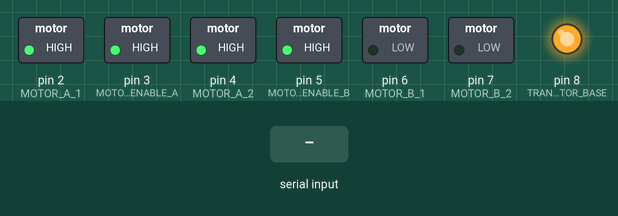
Simulated run of this sketch. Board: Arduino Uno, built with avr-gcc and run on an emulated ATmega328P. On the bench: switched loads named in the sketch (green lamp = pin HIGH), output pins drawn as LEDs (lit = HIGH). Inputs (shaded band) come from the test bench. What the sketch prints to the serial monitor is not drawn.

Above: at 1.2 s.
1.3 s: "90,45\n" received over Serial
At 2.0 s:
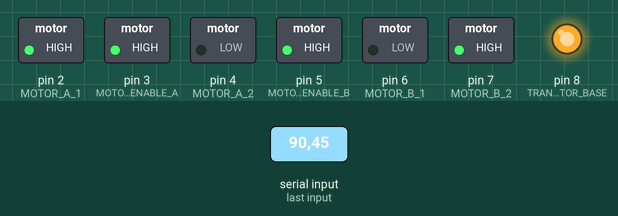
At 3.6 s:
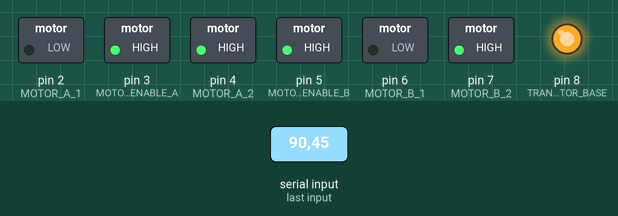
4.3 s: "90,45,200\n" received over Serial
At 6.3 s:
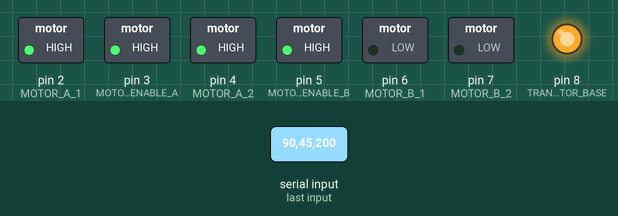
Timing chart, 0 to 7.8 s (numbered marks = the images above; inputs shaded):
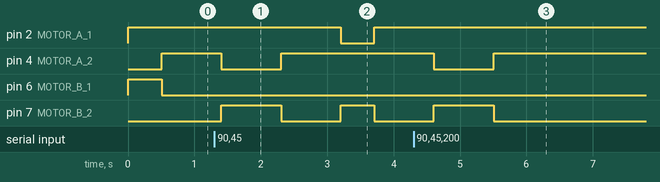

Measured:
- after the input at 1.3 s, pin 2 (MOTOR_A_1): HIGH → LOW after 1.9 s, → HIGH 0.50 s later; pin 4 (MOTOR_A_2): goes on until 2.3 s, then stays HIGH; pin 6 (MOTOR_B_1): stays LOW (without the input it goes to HIGH after 1.9 s)
- after the input at 4.3 s, pin 2 (MOTOR_A_1): stops changing and stays HIGH; pin 4 (MOTOR_A_2): goes on until 5.5 s, then stays HIGH; pin 7 (MOTOR_B_2): goes on until 5.5 s, then stays LOW

The sketch:

definitiveM.ino
```cpp
// INCLUDES:
// MOTORS
// DISPLAY

#include <LiquidCrystal_I2C.h>
#include <Wire.h>

LiquidCrystal_I2C LCD(0x27, 16, 2);

// PINS SETUP

// Motors

#define MOTOR_ENABLE_A 3
#define MOTOR_A_1 2
#define MOTOR_A_2 4

#define MOTOR_ENABLE_B 5
#define MOTOR_B_1 6
#define MOTOR_B_2 7

// Transistor

#define TRANSISTOR_BASE 8

// CONSTANTS

// Ultrasonic sensors

#define WALL_DISTANCE 10

// Baud rate

#define BAUD_RATE 115200

// DELAYS

// Movement

#define MOVE_TIME 900
#define ROTATE_TIME 500
#define STOP_TIME 900

// Display

#define DISPLAY_TIME 2000

// Communication

#define COMMUNICATION_TIME 100

// GLOBAL VARIABLES

// Color

String color = "";

// Message

String receivedMessage = "";

// Checkpoint

short int checkpoint = 0;

// Distances

unsigned short int distanceA = 0, distanceB = 0, distanceC = 0;

// Lines

unsigned short int lineRight = 0, lineCenter = 0, lineLeft = 0;

// MOTOR FUNCTIONS

// On and off

void turnOnMotorsA() {
  digitalWrite(MOTOR_ENABLE_A, HIGH);
}

void turnOffMotorsA() {
  digitalWrite(MOTOR_ENABLE_A, LOW);
}

void turnOnMotorsB() {
  digitalWrite(MOTOR_ENABLE_B, HIGH);
}

void turnOffMotorsB() {
  digitalWrite(MOTOR_ENABLE_B, LOW);
}

void turnOnMotors() {
  turnOnMotorsA();
  turnOnMotorsB();
  digitalWrite(TRANSISTOR_BASE, 255);
}

void turnOffMotors() {
  turnOffMotorsA();
  turnOffMotorsB();
  digitalWrite(TRANSISTOR_BASE, 0);
}

// Movement

void moveMotorsForwardA() {
  digitalWrite(MOTOR_A_1, HIGH);
  digitalWrite(MOTOR_A_2, LOW);
}

void moveMotorsBackwardA() {
  digitalWrite(MOTOR_A_1, LOW);
  digitalWrite(MOTOR_A_2, HIGH);
}

void moveMotorsForwardB() {
  digitalWrite(MOTOR_B_1, LOW);
  digitalWrite(MOTOR_B_2, HIGH);
}

void moveMotorsBackwardB() {
  digitalWrite(MOTOR_B_1, HIGH);
  digitalWrite(MOTOR_B_2, LOW);
}

void moveForward(short unsigned int duration) {
  moveMotorsForwardA();
  moveMotorsForwardB();
  delay(duration);
}

void moveBackward(short unsigned int duration) {
  moveMotorsBackwardA();
  moveMotorsBackwardB();
  delay(duration);
}

// Rotation

void rotateClockwise(short unsigned int duration) {
  moveMotorsForwardA();
  moveMotorsBackwardB();
  delay(duration);
}

void rotateCounterclockwise(short unsigned int duration) {
  moveMotorsBackwardA();
  moveMotorsForwardB();
  delay(duration);
}

// Stop

void stopMotorsA() {
  digitalWrite(MOTOR_A_1, HIGH);
  digitalWrite(MOTOR_A_2, HIGH);
}

void stopMotorsB() {
  digitalWrite(MOTOR_B_1, LOW);
  digitalWrite(MOTOR_B_2, LOW);
}

void stopMotors(short unsigned int duration) {
  stopMotorsA();
  stopMotorsB();
  delay(duration);
}

// DISCRETE MOVEMENT FUNCTIONS

void moveUp() {
  moveForward(MOVE_TIME);
  stopMotors(STOP_TIME);
}

void moveDown() {
  moveBackward(MOVE_TIME);
  stopMotors(STOP_TIME);
}

void moveLeft() {
  rotateCounterclockwise(ROTATE_TIME);
  stopMotors(STOP_TIME);
  moveForward(MOVE_TIME);
  stopMotors(STOP_TIME);
}

void moveRigth() {
  rotateClockwise(ROTATE_TIME);
  stopMotors(STOP_TIME);
  moveForward(MOVE_TIME);
  stopMotors(STOP_TIME);
}

// PERIPHEREAL FUNCTIONS

// Display

void displayText(String text) {
  LCD.print(text);
  delay(DISPLAY_TIME);
  LCD.clear();
}

// SECTION FUNCTIONS

// Drive

void drive() {

  if(distanceC > WALL_DISTANCE) {
    moveLeft();
  }
  else if(distanceA < WALL_DISTANCE) {
    moveRigth();
  }
  else if(distanceB < WALL_DISTANCE) {
    moveUp();
  }
  else {
    moveLeft();
  }
}

// Ramp

void goDownRamp() {

  moveForward(5000);
  moveBackward(150000);
}

// Cubes

void moveCubes() {
  while(color != "GREEN") {
    drive();
  }

  while(color == "GREEN") {
    moveForward(0);
  }
}

// Lines

void followLine() {

  if (lineCenter == 1 && lineLeft == 0 && lineRight == 0) {
    moveForward(0);
  }
  else if (lineLeft == 1 && lineCenter == 0 && lineRight == 0) {
    rotateCounterclockwise(0);
  }
  else if (lineRight == 1 && lineCenter == 0 && lineLeft == 0) {
    rotateClockwise(0);
  }
}

// SETUP

void setup() {

  Serial.begin(BAUD_RATE);

  // CONFIGURATION OF DISPLAY

  LCD.clear();
  LCD.backlight();
  LCD.setCursor(0, 0);

  // CONFIGURATION OF PIN MODES

  // Motors

  pinMode(MOTOR_ENABLE_A, OUTPUT);
  pinMode(MOTOR_A_1, OUTPUT);
  pinMode(MOTOR_A_2, OUTPUT);

  pinMode(MOTOR_ENABLE_B, OUTPUT);
  pinMode(MOTOR_B_1, OUTPUT);
  pinMode(MOTOR_B_2, OUTPUT);

  // Transistor

  pinMode(TRANSISTOR_BASE, OUTPUT);

  // START CAR

  turnOnMotors();
}

// LOOP

void loop() {

  while(Serial.available()) {

    char c = Serial.read();

    if(c == '\n') {

      short unsigned int receivedMessageSize = receivedMessage.length();
      String aux = "";
      short unsigned int counter = 0;

      for (short unsigned int i = 0; i < receivedMessageSize; i++) {

        if(receivedMessage[i] != ',') {
          aux += receivedMessage[i];
        }
        else {
          if(counter == 0) {
            color = aux;
          }
          else if(counter == 1) {
            checkpoint = aux.toInt();
          }

          if(checkpoint ==  0) {
            if(counter == 2) {
              distanceA = aux.toInt();
            }
            else if(counter == 3) {
              distanceB = aux.toInt();
            }
            else {
              distanceC = aux.toInt();
            }
          }
          else if(checkpoint == 3) {
            if(counter == 2) {
              lineRight = aux.toInt();
            }
            else if(counter == 3) {
              lineCenter = aux.toInt();
            }
            else {
              lineLeft = aux.toInt();
            }
          }

          aux = "";
          counter++;
        }
      }

      receivedMessage = ""; // Reiniciar el mensaje para la próxima lectura
    }
    else {
      receivedMessage += c;
    }
  }

    Serial.println(color);
  Serial.println(distanceA);
  Serial.println(distanceB);
  Serial.println(distanceC);

  if(checkpoint == 0) {
    drive();
  }
  else if(checkpoint == 1) {
    goDownRamp();
  }
  else if(checkpoint == 2) {
    moveCubes();
  }
  else if(checkpoint == 3) {
    followLine();
  }
}
```
